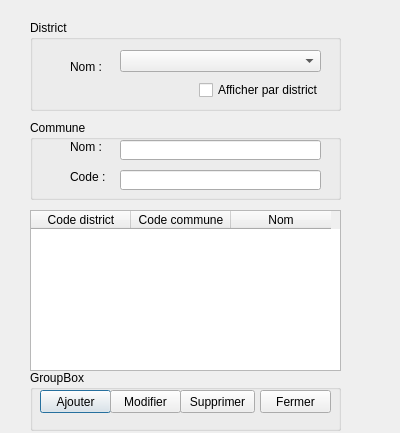
<?xml version="1.0" encoding="UTF-8"?>
<ui version="4.0">
 <class>Dialog</class>
 <widget class="QDialog" name="Dialog">
  <property name="geometry">
   <rect>
    <x>0</x>
    <y>0</y>
    <width>400</width>
    <height>433</height>
   </rect>
  </property>
  <property name="windowTitle">
   <string>Dialog</string>
  </property>
  <widget class="QGroupBox" name="groupBox">
   <property name="geometry">
    <rect>
     <x>30</x>
     <y>20</y>
     <width>311</width>
     <height>91</height>
    </rect>
   </property>
   <property name="title">
    <string>District</string>
   </property>
   <widget class="QLabel" name="labelDistrict">
    <property name="geometry">
     <rect>
      <x>40</x>
      <y>40</y>
      <width>46</width>
      <height>13</height>
     </rect>
    </property>
    <property name="text">
     <string>Nom :</string>
    </property>
   </widget>
   <widget class="QComboBox" name="comboDistrict">
    <property name="geometry">
     <rect>
      <x>90</x>
      <y>30</y>
      <width>201</width>
      <height>22</height>
     </rect>
    </property>
   </widget>
   <widget class="QCheckBox" name="checkParDistrict">
    <property name="geometry">
     <rect>
      <x>169</x>
      <y>60</y>
      <width>121</width>
      <height>20</height>
     </rect>
    </property>
    <property name="text">
     <string>Afficher par district</string>
    </property>
   </widget>
  </widget>
  <widget class="QGroupBox" name="groupBox_2">
   <property name="geometry">
    <rect>
     <x>30</x>
     <y>120</y>
     <width>311</width>
     <height>80</height>
    </rect>
   </property>
   <property name="title">
    <string>Commune</string>
   </property>
   <widget class="QLabel" name="labelCommune">
    <property name="geometry">
     <rect>
      <x>40</x>
      <y>20</y>
      <width>46</width>
      <height>13</height>
     </rect>
    </property>
    <property name="text">
     <string>Nom :</string>
    </property>
   </widget>
   <widget class="QLineEdit" name="lineEditCommune">
    <property name="geometry">
     <rect>
      <x>90</x>
      <y>20</y>
      <width>201</width>
      <height>20</height>
     </rect>
    </property>
   </widget>
   <widget class="QLabel" name="label">
    <property name="geometry">
     <rect>
      <x>40</x>
      <y>50</y>
      <width>46</width>
      <height>13</height>
     </rect>
    </property>
    <property name="text">
     <string>Code :</string>
    </property>
   </widget>
   <widget class="QLineEdit" name="lineEditCode">
    <property name="geometry">
     <rect>
      <x>90</x>
      <y>50</y>
      <width>201</width>
      <height>20</height>
     </rect>
    </property>
   </widget>
  </widget>
  <widget class="QTableWidget" name="tableWidgetCommunes">
   <property name="geometry">
    <rect>
     <x>30</x>
     <y>210</y>
     <width>311</width>
     <height>161</height>
    </rect>
   </property>
   <column>
    <property name="text">
     <string>Code district</string>
    </property>
   </column>
   <column>
    <property name="text">
     <string>Code commune</string>
    </property>
   </column>
   <column>
    <property name="text">
     <string>Nom</string>
    </property>
   </column>
  </widget>
  <widget class="QGroupBox" name="groupBox_3">
   <property name="geometry">
    <rect>
     <x>30</x>
     <y>370</y>
     <width>311</width>
     <height>61</height>
    </rect>
   </property>
   <property name="title">
    <string>GroupBox</string>
   </property>
   <widget class="QPushButton" name="pushAjouter">
    <property name="geometry">
     <rect>
      <x>10</x>
      <y>20</y>
      <width>71</width>
      <height>23</height>
     </rect>
    </property>
    <property name="text">
     <string>Ajouter</string>
    </property>
   </widget>
   <widget class="QPushButton" name="pushModifier">
    <property name="geometry">
     <rect>
      <x>80</x>
      <y>20</y>
      <width>71</width>
      <height>23</height>
     </rect>
    </property>
    <property name="text">
     <string>Modifier</string>
    </property>
   </widget>
   <widget class="QPushButton" name="pushSupprimer">
    <property name="geometry">
     <rect>
      <x>150</x>
      <y>20</y>
      <width>75</width>
      <height>23</height>
     </rect>
    </property>
    <property name="text">
     <string>Supprimer</string>
    </property>
   </widget>
   <widget class="QPushButton" name="pushFermer">
    <property name="geometry">
     <rect>
      <x>230</x>
      <y>20</y>
      <width>71</width>
      <height>23</height>
     </rect>
    </property>
    <property name="text">
     <string>Fermer</string>
    </property>
   </widget>
  </widget>
 </widget>
 <resources/>
 <connections/>
</ui>
